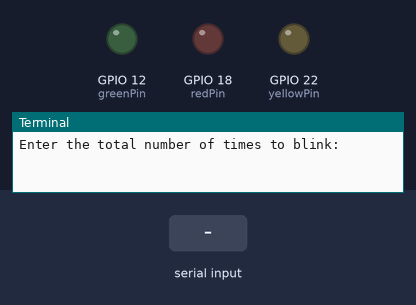
Bench run of a program on a simulated Raspberry Pi (BCM pin numbers). On the bench: output pins drawn as LEDs (lit = HIGH), the last lines printed to the terminal. The inputs (shaded band) are chosen by the test bench.

Above: at 1.2 s.
1.3 s: "5" typed at the terminal
2.8 s: "90" typed at the terminal
At 3.9 s:
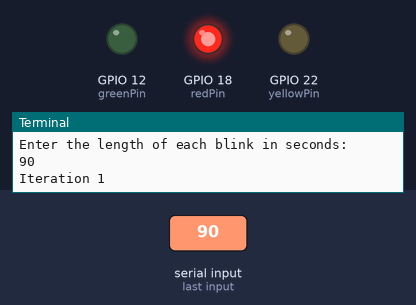
Timing chart, 0 to 5.8 s (numbered marks = the images above; inputs shaded):
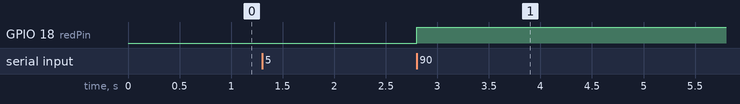

The program:

blink.py
```python
import RPi.GPIO as GPIO
import time

redPin = 18
yellowPin = 22
greenPin = 12

GPIO.setmode(GPIO.BCM)
GPIO.setup(redPin, GPIO.OUT)
GPIO.setup(yellowPin, GPIO.OUT)
GPIO.setup(greenPin, GPIO.OUT)

def blink(numTimes, speed):
    for i in range(0,numTimes):
        print "Iteration " + str(i+1)
        GPIO.output(redPin, True)
        time.sleep(speed)
        GPIO.output(redPin, False)
        time.sleep(speed)
	GPIO.output(yellowPin, True)
	time.sleep(speed)
	GPIO.output(yellowPin, False)
	time.sleep(speed)
	GPIO.output(greenPin, True)
	time.sleep(speed)
	GPIO.output(greenPin, False)
	time.sleep(speed)
    print "Finished"
    GPIO.cleanup()

# User input
iterations = raw_input("Enter the total number of times to blink: ")
speed = raw_input("Enter the length of each blink in seconds: ")

# Start function and pass given arguments
blink(int(iterations),float(speed))
```

Measured:
- after the input at 2.8 s, GPIO 18 (redPin): LOW → HIGH at once
